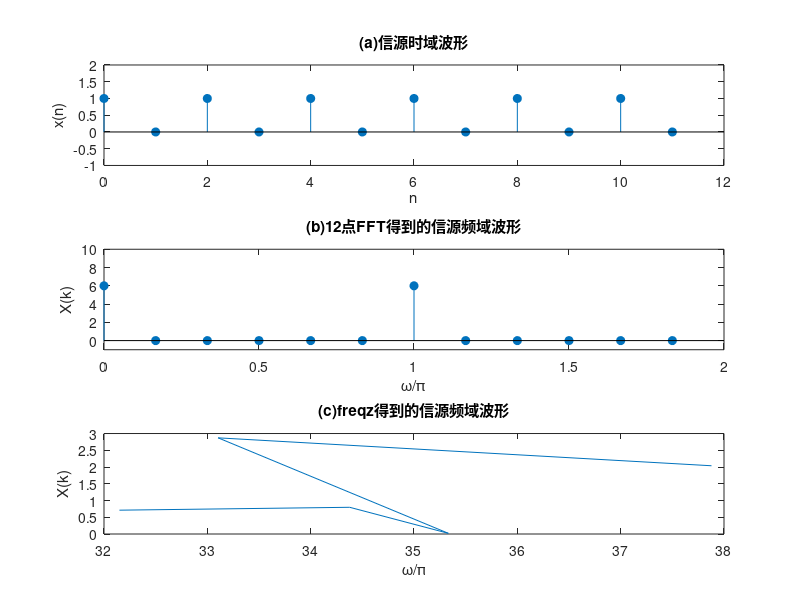

This figure's MATLAB source:
clear all;
close all;

format long;
tic;

%****************************  程序主体 *************
%%%%%%%%%%%%%%%%%  参数设定   %%%%%%%%%%%%%%
fc = 2000; %载波频率

%%%%%%%%%%%%%%%%%%%%%%%%%%%%   信源    %%%%%%%%%%%%%%%%%%%
msg_source = [1 0 1 0 1 0 1 0 1 0 1 0 ];

figure(1);
subplot(3,1,1);
n = 0:length(msg_source)-1;
stem(n, msg_source, 'filled');
axis([0,12,-1,2]);  %画针状图
title('(a)信源时域波形');xlabel('n');ylabel('x(n)');
subplot(3,1,2);
Xk = fft(msg_source);
wn = 0:length(Xk)-1;
stem(2*wn./length(Xk), abs(Xk), 'filled');
axis([0,2,-1,10]);  %画针状图
title('(b)12点FFT得到的信源频域波形');xlabel('\omega/\pi');ylabel('X(k)');
subplot(3,1,3);
[Xk2,w]=freqz(msg_source, 1, 'whole'); % 'whole' 将区间设置为0-2pi, 否则是 0-pi。
plot(w/pi,abs(Xk2)); %创建 Y 中数据对 X 中对应值的二维线图
title('(c)freqz得到的信源频域波形');xlabel('\omega/\pi');ylabel('X(k)');
















